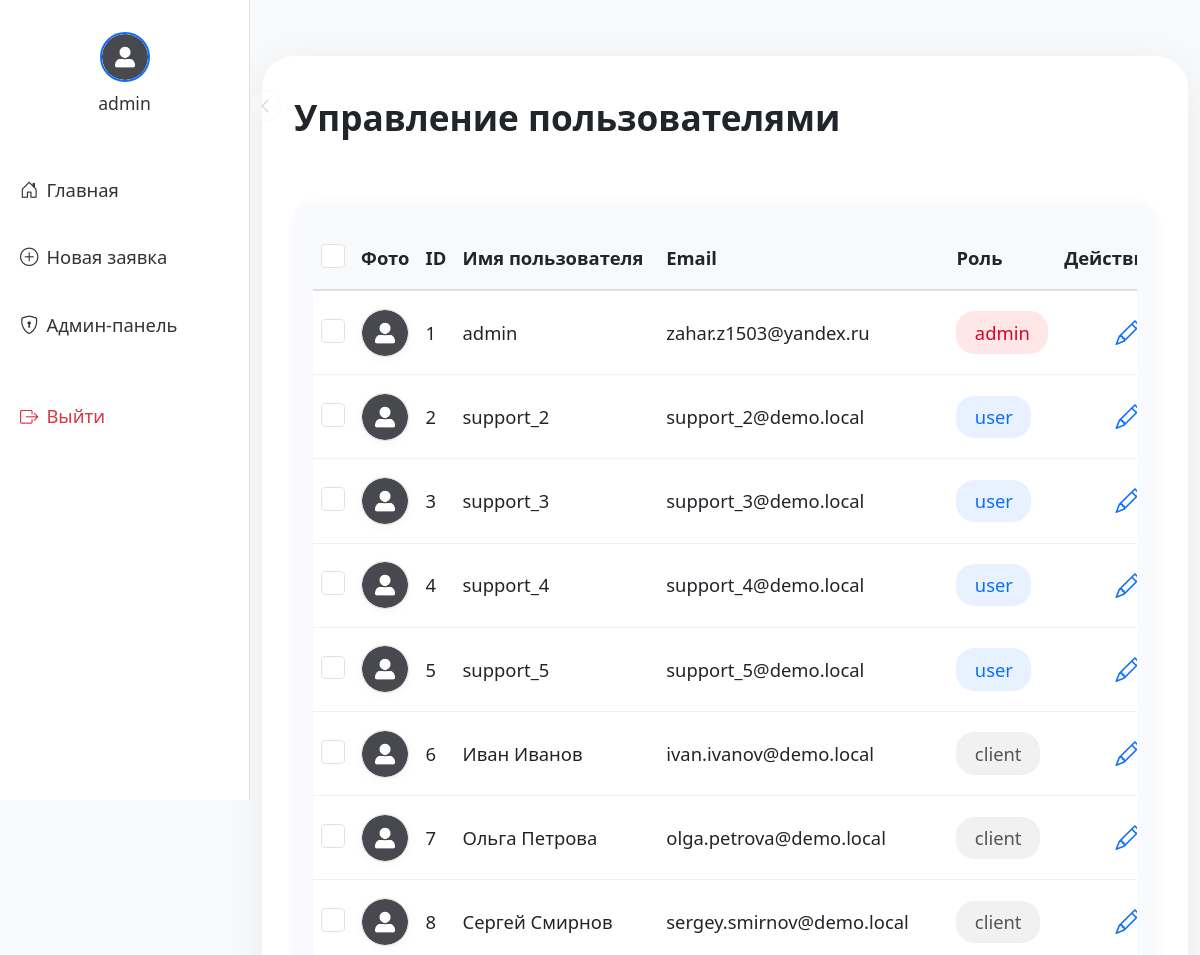
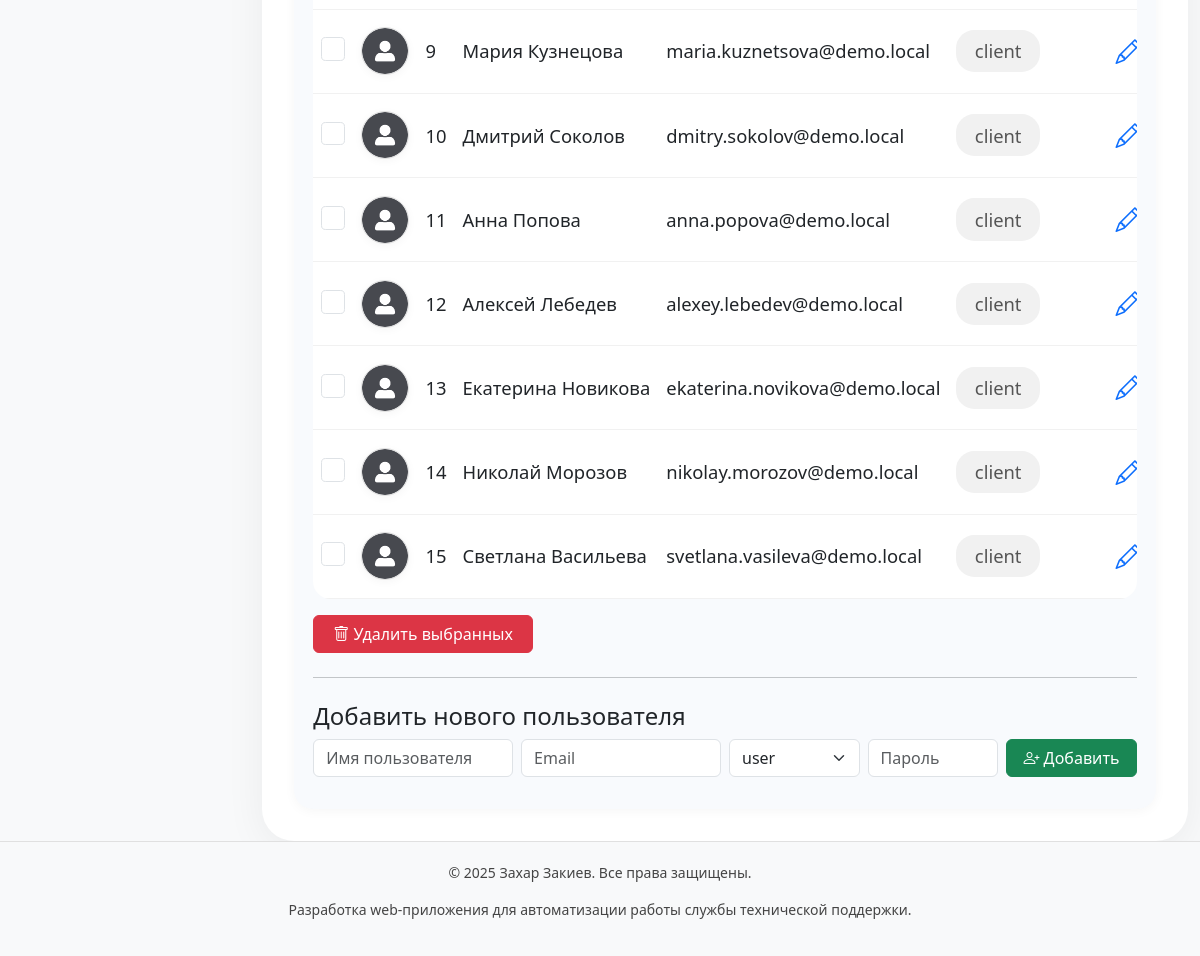
Page /admin/users (signed in) on the committed database (2 pictures, top to bottom).
### tables this page shows
CREATE TABLE users (
    id INTEGER PRIMARY KEY AUTOINCREMENT,
    username TEXT NOT NULL UNIQUE,
    email TEXT NOT NULL UNIQUE,
    password TEXT NOT NULL,
    role TEXT DEFAULT 'user',
    is_confirmed INTEGER DEFAULT 0,
    avatar TEXT DEFAULT 'default_avatar.png'
);

### app.py (the view)
@app.route("/admin/users", methods=["GET", "POST"])
@login_required
@role_required("admin")
def admin_users():
    search_query = request.args.get("q", "")
    conn = get_db_connection()
    if search_query:
        users = conn.execute("""
            SELECT * FROM users
            WHERE username LIKE ? OR email LIKE ?
        """, (f"%{search_query}%", f"%{search_query}%")).fetchall()
    else:
        users = conn.execute("SELECT * FROM users").fetchall()
    conn.close()
    return render_template("admin_users.html", users=users, search_query=search_query)

### app.py (called while the page is built)
def get_db_connection():
    conn = sqlite3.connect(DB_PATH)
    conn.row_factory = sqlite3.Row
    return conn

def login_required(f):
    @wraps(f)
    def decorated_function(*args, **kwargs):
        if "user" not in session:
            return redirect("/login")
        return f(*args, **kwargs)
    return decorated_function

def role_required(role):
    def decorator(f):
        @wraps(f)
        def decorated_function(*args, **kwargs):
            if "role" not in session or session["role"] != role:
                return redirect("/dashboard")
            return f(*args, **kwargs)
        return decorated_function
    return decorator

### templates/admin_users.html (shortened to what this page needs)
{% extends "base.html" %}
{% block content %}
<div class="ticket-main-card">
    <div class="ticket-title-row">
        <h2>Управление пользователями</h2>
    </div>
    <div class="ticket-form-block">
        <div class="desktop-users-block">
            <form method="POST" id="delete-users-form-desktop" action="{{ url_for('delete_selected_users') }}">
                <div class="table-responsive">
                    <table class="table table-hover align-middle table-users mb-0">
                        <thead>
                            <tr>
                                <th style="width:38px;">
                                    <input type="checkbox" id="select-all" class="form-check-input"
                                        onclick="toggleAll(this)">
                                </th>
                                <th style="width:60px;">Фото</th>
                                <th style="width:60px;">ID</th>
                                <th>Имя пользователя</th>
                                <th>Email</th>
                                <th style="width:110px;">Роль</th>
                                <th class="text-end" style="width:70px;">Действия</th>
                            </tr>
                        </thead>
                        <tbody>
                            {% for user in users %}
                            <tr>
                                <td>
                                    <input type="checkbox" name="user_ids" value="{{ user.id }}"
                                        class="form-check-input" onchange="highlightRow(this)">
                                </td>
                                <td>
                                    <img src="{{ url_for('static', filename='uploads/' ~ (user.avatar if user.avatar else 'default_avatar.png')) }}"
                                        alt="Аватар" class="user-table-avatar">
                                </td>
                                <td>{{ user.id }}</td>
                                <td>{{ user.username }}</td>
                                <td>{{ user.email }}</td>
                                <td>
                                    <span class="user-role-badge {{ user.role }}">
                                        {{ user.role }}
                                    </span>
                                </td>
                                <td class="text-end">
                                    <a href="{{ url_for('edit_user', user_id=user.id) }}" class="user-action-btn"
                                        title="Редактировать">
                                        <i class="bi bi-pencil"></i>
                                    </a>
                                </td>
                            </tr>
                            {% endfor %}
                        </tbody>
                    </table>
                </div>
                <div class="mt-3" style="max-width: 220px;">
                    <button type="submit" class="btn btn-danger w-100"
                        onclick="return confirm('Удалить выбранных пользователей?')">
                        <i class="bi bi-trash"></i> Удалить выбранных
                    </button>
                </div>
            </form>
        </div>
        <hr class="my-4">
        <h4>Добавить нового пользователя</h4>
        <form method="POST" action="{{ url_for('create_user') }}" class="admin-add-user-form">
            <div class="row g-2 align-items-end">
                <div class="col-md-3 mb-2">
                    <input type="text" name="username" class="form-control" placeholder="Имя пользователя" required>
                </div>
                <div class="col-md-3 mb-2">
                    <input type="email" name="email" class="form-control" placeholder="Email" required>
                </div>
                <div class="col-md-2 mb-2">
                    <select name="role" class="form-select" required>
                        <option value="user">user</option>
                    </select>
                </div>
                <div class="col-md-2 mb-2">
                    <input type="password" name="password" class="form-control" placeholder="Пароль" required>
                </div>
                <div class="col-md-2 mb-2">
                    <button type="submit" class="btn btn-success w-100">
                        <i class="bi bi-person-plus"></i> Добавить
                    </button>
                </div>
            </div>
        </form>
    </div>
</div>
{% endblock %}

### templates/base.html (style rules this page uses)
html { overflow-y: scroll; }
body { overflow-x: hidden; }
th, td { padding-top: 1.1rem !important; padding-bottom: 1.1rem !important; font-size: 1.15rem !important; }
.table-responsive { overflow-x: auto; }

### templates/admin_users.html (style rules this page uses)
.ticket-main-card { max-width: 1200px; margin: 0 auto; border-radius: 2rem; box-shadow: 0 8px 40px rgba(0, 0, 0, 0.06); background: #fff; padding: 2.5rem 2rem 2rem 2rem; min-height: 70vh; display: flex; flex-direction: column; gap: 2.5rem; }
@media (min-width: 768px) { .desktop-users-block { display: block !important; } }
.ticket-title-row { display: flex; align-items: center; gap: 1rem; }
.ticket-title-row h2 { font-size: 2.2rem; font-weight: 700; margin-bottom: 0; }
.ticket-form-block { background: #f8fafd; border-radius: 1.2rem; padding: 1.5rem 1.2rem; margin-top: 1.5rem; box-shadow: 0 2px 12px rgba(0, 0, 0, 0.04); }
.user-table-avatar { width: 48px; height: 48px; object-fit: cover; border-radius: 50%; border: 1px solid #e0e0e0; background: #f8f9fa; box-shadow: 0 2px 8px rgba(0, 0, 0, 0.04); }
.user-role-badge.user { background: #e7f1ff; color: #0d6efd; }
.user-role-badge.admin { background: #ffe7e7; color: #d90429; }
.user-role-badge.client { background: #f1f1f1; color: #555; }
.user-role-badge { border-radius: 1em; padding: 0.4em 1em; font-size: 1em; font-weight: 500; display: inline-block; min-width: 70px; text-align: center; }
.user-action-btn { border: none; background: none; color: #0d6efd; font-size: 1.35em; margin: 0 0.2em; transition: color 0.2s; padding: 0.2em 0.5em; border-radius: 0.4em; }
.table-users tr { transition: background 0.2s; }
.table-users th, .table-users td { vertical-align: middle; white-space: nowrap; text-overflow: ellipsis; overflow: hidden; border-bottom: 1px solid #f1f1f1; }
.table-users th { background: #f8f9fa; font-weight: 600; font-size: 1.08em; border-top: none; border-bottom: 2px solid #e0e0e0; }
.table-users td { font-size: 1.05em; }
.table-responsive { border-radius: 1.1em; overflow: auto; }
.admin-add-user-form .form-control, .admin-add-user-form .form-select { min-width: 120px; }
.form-check-input { width: 1.3em; height: 1.3em; margin-top: 0; }

### rows in the picture
users: avatar (placeholder picture), id "1", username "admin", email "zahar.z1503@yandex.ru", role "admin"
users: avatar (placeholder picture), id "2", username "support_2", email "support_2@demo.local", role "user"
users: avatar (placeholder picture), id "3", username "support_3", email "support_3@demo.local", role "user"
users: avatar (placeholder picture), id "4", username "support_4", email "support_4@demo.local", role "user"
users: avatar (placeholder picture), id "5", username "support_5", email "support_5@demo.local", role "user"
users: avatar (placeholder picture), id "6", username "Иван Иванов", email "ivan.ivanov@demo.local", role "client"
users: avatar (placeholder picture), id "7", username "Ольга Петрова", email "olga.petrova@demo.local", role "client"
users: avatar (placeholder picture), id "8", username "Сергей Смирнов", email "sergey.smirnov@demo.local", role "client"
users: avatar (placeholder picture), id "9", username "Мария Кузнецова", email "maria.kuznetsova@demo.local", role "client"
users: avatar (placeholder picture), id "10", username "Дмитрий Соколов", email "dmitry.sokolov@demo.local", role "client"
users: avatar (placeholder picture), id "11", username "Анна Попова", email "anna.popova@demo.local", role "client"
users: avatar (placeholder picture), id "12", username "Алексей Лебедев", email "alexey.lebedev@demo.local", role "client"
users: avatar (placeholder picture), id "13", username "Екатерина Новикова", email "ekaterina.novikova@demo.local", role "client"
users: avatar (placeholder picture), id "14", username "Николай Морозов", email "nikolay.morozov@demo.local", role "client"
users: avatar (placeholder picture), id "15", username "Светлана Васильева", email "svetlana.vasileva@demo.local", role "client"

### other values in the picture
{{ session.get('user', 'Профиль') }} "admin"
